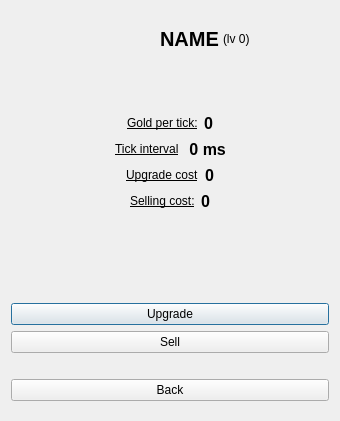
<?xml version="1.0" encoding="UTF-8"?>
<ui version="4.0">
 <class>BuildingDialog</class>
 <widget class="QDialog" name="BuildingDialog">
  <property name="geometry">
   <rect>
    <x>0</x>
    <y>0</y>
    <width>340</width>
    <height>421</height>
   </rect>
  </property>
  <property name="windowTitle">
   <string>Name</string>
  </property>
  <property name="windowIcon">
   <iconset resource="resources.qrc">
    <normaloff>:/buildings/res/imgs/tavern.png</normaloff>:/buildings/res/imgs/tavern.png</iconset>
  </property>
  <layout class="QVBoxLayout" name="verticalLayout">
   <property name="bottomMargin">
    <number>20</number>
   </property>
   <item>
    <layout class="QHBoxLayout" name="horizontalLayout_6">
     <property name="spacing">
      <number>4</number>
     </property>
     <property name="bottomMargin">
      <number>0</number>
     </property>
     <item>
      <spacer name="horizontalSpacer_9">
       <property name="orientation">
        <enum>Qt::Horizontal</enum>
       </property>
       <property name="sizeHint" stdset="0">
        <size>
         <width>0</width>
         <height>0</height>
        </size>
       </property>
      </spacer>
     </item>
     <item alignment="Qt::AlignVCenter">
      <widget class="QLabel" name="building_img">
       <property name="enabled">
        <bool>true</bool>
       </property>
       <property name="sizePolicy">
        <sizepolicy hsizetype="Fixed" vsizetype="Fixed">
         <horstretch>0</horstretch>
         <verstretch>0</verstretch>
        </sizepolicy>
       </property>
       <property name="minimumSize">
        <size>
         <width>56</width>
         <height>56</height>
        </size>
       </property>
       <property name="maximumSize">
        <size>
         <width>56</width>
         <height>56</height>
        </size>
       </property>
       <property name="text">
        <string/>
       </property>
       <property name="pixmap">
        <pixmap resource="resources.qrc">:/buildings/res/imgs/house.png</pixmap>
       </property>
       <property name="scaledContents">
        <bool>true</bool>
       </property>
      </widget>
     </item>
     <item>
      <spacer name="horizontalSpacer_11">
       <property name="orientation">
        <enum>Qt::Horizontal</enum>
       </property>
       <property name="sizeType">
        <enum>QSizePolicy::Fixed</enum>
       </property>
       <property name="sizeHint" stdset="0">
        <size>
         <width>10</width>
         <height>20</height>
        </size>
       </property>
      </spacer>
     </item>
     <item alignment="Qt::AlignVCenter">
      <widget class="QLabel" name="building_name">
       <property name="font">
        <font>
         <pointsize>15</pointsize>
         <weight>75</weight>
         <bold>true</bold>
        </font>
       </property>
       <property name="text">
        <string>NAME</string>
       </property>
      </widget>
     </item>
     <item>
      <widget class="QLabel" name="tier">
       <property name="text">
        <string>(lv 0)</string>
       </property>
      </widget>
     </item>
     <item>
      <spacer name="horizontalSpacer_10">
       <property name="orientation">
        <enum>Qt::Horizontal</enum>
       </property>
       <property name="sizeHint" stdset="0">
        <size>
         <width>0</width>
         <height>0</height>
        </size>
       </property>
      </spacer>
     </item>
    </layout>
   </item>
   <item>
    <spacer name="verticalSpacer_3">
     <property name="orientation">
      <enum>Qt::Vertical</enum>
     </property>
     <property name="sizeType">
      <enum>QSizePolicy::Fixed</enum>
     </property>
     <property name="sizeHint" stdset="0">
      <size>
       <width>20</width>
       <height>40</height>
      </size>
     </property>
    </spacer>
   </item>
   <item>
    <layout class="QHBoxLayout" name="horizontalLayout">
     <property name="bottomMargin">
      <number>0</number>
     </property>
     <item>
      <spacer name="horizontalSpacer_2">
       <property name="orientation">
        <enum>Qt::Horizontal</enum>
       </property>
       <property name="sizeHint" stdset="0">
        <size>
         <width>40</width>
         <height>20</height>
        </size>
       </property>
      </spacer>
     </item>
     <item>
      <widget class="QLabel" name="label_2">
       <property name="font">
        <font>
         <underline>true</underline>
        </font>
       </property>
       <property name="text">
        <string>Gold per tick:</string>
       </property>
      </widget>
     </item>
     <item>
      <widget class="QLabel" name="gold_per_tick">
       <property name="font">
        <font>
         <pointsize>12</pointsize>
         <weight>75</weight>
         <bold>true</bold>
        </font>
       </property>
       <property name="text">
        <string>0</string>
       </property>
      </widget>
     </item>
     <item>
      <spacer name="horizontalSpacer">
       <property name="orientation">
        <enum>Qt::Horizontal</enum>
       </property>
       <property name="sizeHint" stdset="0">
        <size>
         <width>40</width>
         <height>20</height>
        </size>
       </property>
      </spacer>
     </item>
    </layout>
   </item>
   <item>
    <layout class="QHBoxLayout" name="horizontalLayout_3">
     <property name="bottomMargin">
      <number>0</number>
     </property>
     <item>
      <spacer name="horizontalSpacer_3">
       <property name="orientation">
        <enum>Qt::Horizontal</enum>
       </property>
       <property name="sizeHint" stdset="0">
        <size>
         <width>40</width>
         <height>20</height>
        </size>
       </property>
      </spacer>
     </item>
     <item>
      <widget class="QLabel" name="label_3">
       <property name="font">
        <font>
         <underline>true</underline>
        </font>
       </property>
       <property name="text">
        <string>Tick interval</string>
       </property>
      </widget>
     </item>
     <item>
      <widget class="QLabel" name="tick_interval">
       <property name="font">
        <font>
         <pointsize>12</pointsize>
         <weight>75</weight>
         <bold>true</bold>
        </font>
       </property>
       <property name="text">
        <string> 0 ms</string>
       </property>
      </widget>
     </item>
     <item>
      <spacer name="horizontalSpacer_4">
       <property name="orientation">
        <enum>Qt::Horizontal</enum>
       </property>
       <property name="sizeHint" stdset="0">
        <size>
         <width>40</width>
         <height>20</height>
        </size>
       </property>
      </spacer>
     </item>
    </layout>
   </item>
   <item>
    <layout class="QHBoxLayout" name="horizontalLayout_4">
     <property name="bottomMargin">
      <number>0</number>
     </property>
     <item>
      <spacer name="horizontalSpacer_5">
       <property name="orientation">
        <enum>Qt::Horizontal</enum>
       </property>
       <property name="sizeHint" stdset="0">
        <size>
         <width>40</width>
         <height>20</height>
        </size>
       </property>
      </spacer>
     </item>
     <item>
      <widget class="QLabel" name="label_4">
       <property name="font">
        <font>
         <underline>true</underline>
        </font>
       </property>
       <property name="text">
        <string>Upgrade cost</string>
       </property>
      </widget>
     </item>
     <item>
      <widget class="QLabel" name="upgrade_cost">
       <property name="font">
        <font>
         <pointsize>12</pointsize>
         <weight>75</weight>
         <bold>true</bold>
        </font>
       </property>
       <property name="text">
        <string>0</string>
       </property>
      </widget>
     </item>
     <item>
      <spacer name="horizontalSpacer_6">
       <property name="orientation">
        <enum>Qt::Horizontal</enum>
       </property>
       <property name="sizeHint" stdset="0">
        <size>
         <width>40</width>
         <height>20</height>
        </size>
       </property>
      </spacer>
     </item>
    </layout>
   </item>
   <item>
    <layout class="QHBoxLayout" name="horizontalLayout_5">
     <property name="bottomMargin">
      <number>0</number>
     </property>
     <item>
      <spacer name="horizontalSpacer_7">
       <property name="orientation">
        <enum>Qt::Horizontal</enum>
       </property>
       <property name="sizeHint" stdset="0">
        <size>
         <width>40</width>
         <height>20</height>
        </size>
       </property>
      </spacer>
     </item>
     <item>
      <widget class="QLabel" name="label_5">
       <property name="font">
        <font>
         <underline>true</underline>
        </font>
       </property>
       <property name="text">
        <string>Selling cost:</string>
       </property>
      </widget>
     </item>
     <item>
      <widget class="QLabel" name="selling_cost">
       <property name="font">
        <font>
         <pointsize>12</pointsize>
         <weight>75</weight>
         <bold>true</bold>
        </font>
       </property>
       <property name="text">
        <string>0</string>
       </property>
      </widget>
     </item>
     <item>
      <spacer name="horizontalSpacer_8">
       <property name="orientation">
        <enum>Qt::Horizontal</enum>
       </property>
       <property name="sizeHint" stdset="0">
        <size>
         <width>40</width>
         <height>20</height>
        </size>
       </property>
      </spacer>
     </item>
    </layout>
   </item>
   <item>
    <spacer name="verticalSpacer">
     <property name="orientation">
      <enum>Qt::Vertical</enum>
     </property>
     <property name="sizeHint" stdset="0">
      <size>
       <width>20</width>
       <height>387</height>
      </size>
     </property>
    </spacer>
   </item>
   <item>
    <widget class="QPushButton" name="upgrade_button">
     <property name="text">
      <string>Upgrade</string>
     </property>
    </widget>
   </item>
   <item>
    <widget class="QPushButton" name="sell_button">
     <property name="text">
      <string>Sell</string>
     </property>
    </widget>
   </item>
   <item>
    <spacer name="verticalSpacer_2">
     <property name="orientation">
      <enum>Qt::Vertical</enum>
     </property>
     <property name="sizeType">
      <enum>QSizePolicy::Fixed</enum>
     </property>
     <property name="sizeHint" stdset="0">
      <size>
       <width>20</width>
       <height>20</height>
      </size>
     </property>
    </spacer>
   </item>
   <item>
    <widget class="QPushButton" name="back_button">
     <property name="text">
      <string>Back</string>
     </property>
    </widget>
   </item>
  </layout>
 </widget>
 <resources>
  <include location="resources.qrc"/>
 </resources>
 <connections/>
</ui>
